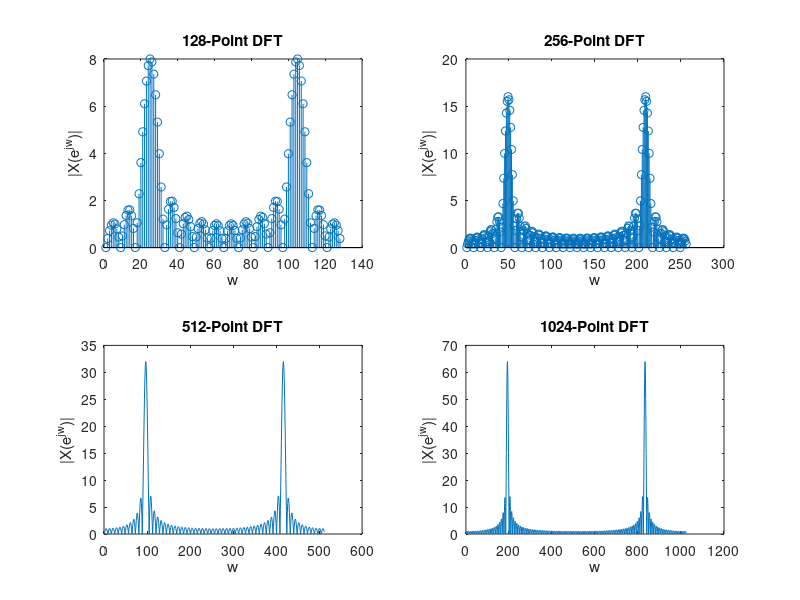

Write the MATLAB code that produced this figure. (Note: this script raises an error after producing the figure.)
f0 = 12;
fs = 64;

L = 16;
n = 0:1:L-1;
x = cos((2*pi*f0*n)/fs);

N = 8*L;

X = fft(x, N);

figure()
subplot(2, 2, 1)
stem(abs(X))
title('128-Point DFT')
ylabel('|X(e^j^w)|')
xlabel('w')

%------------

L = 32;
n = 0:1:L-1;
x = cos((2*pi*f0*n)/fs);

N = 8*L;

X = fft(x, N);

subplot(2, 2, 2)
stem(abs(X))
title('256-Point DFT')
ylabel('|X(e^j^w)|')
xlabel('w')

%------------

L = 64;
n = 0:1:L-1;
x = cos((2*pi*f0*n)/fs);

N = 8*L;

X = fft(x, N);

subplot(2, 2, 3)
plot(abs(X))
title('512-Point DFT')
ylabel('|X(e^j^w)|')
xlabel('w')

%-------------

L = 128;
n = 0:1:L-1;
x = cos((2*pi*f0*n)/fs);

N = 8*L;

X = fft(x, N);

subplot(2, 2, 4)
plot(abs(X))
title('1024-Point DFT')
ylabel('|X(e^j^w)|')
xlabel('w')

sgtitle('DFT of x[n] = cos((2pif0n)/fs)')
